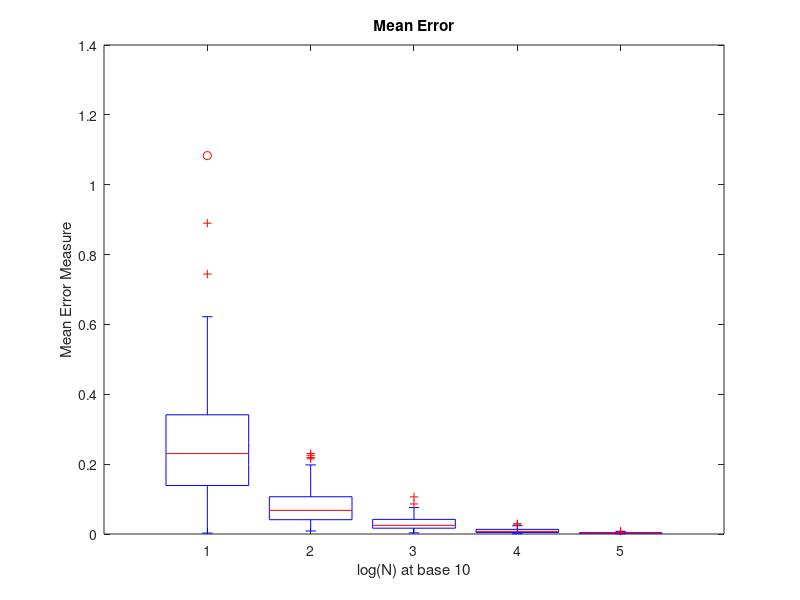
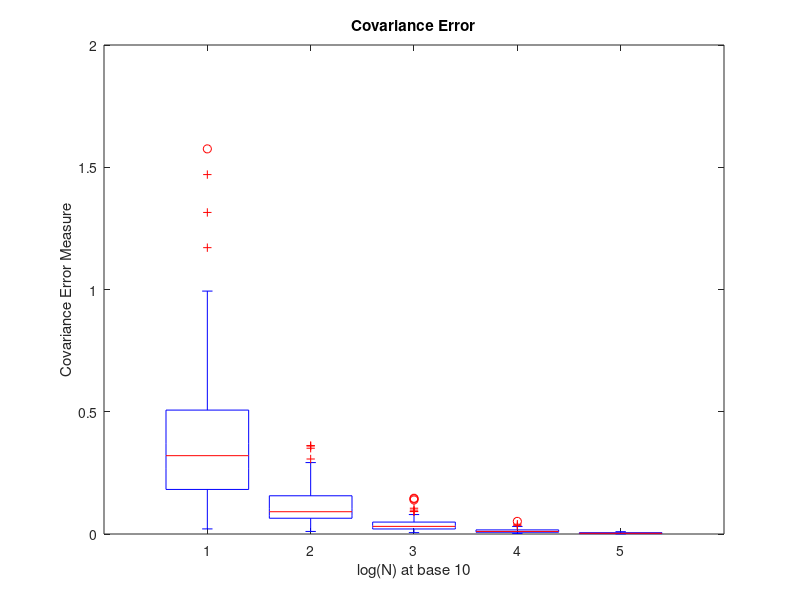
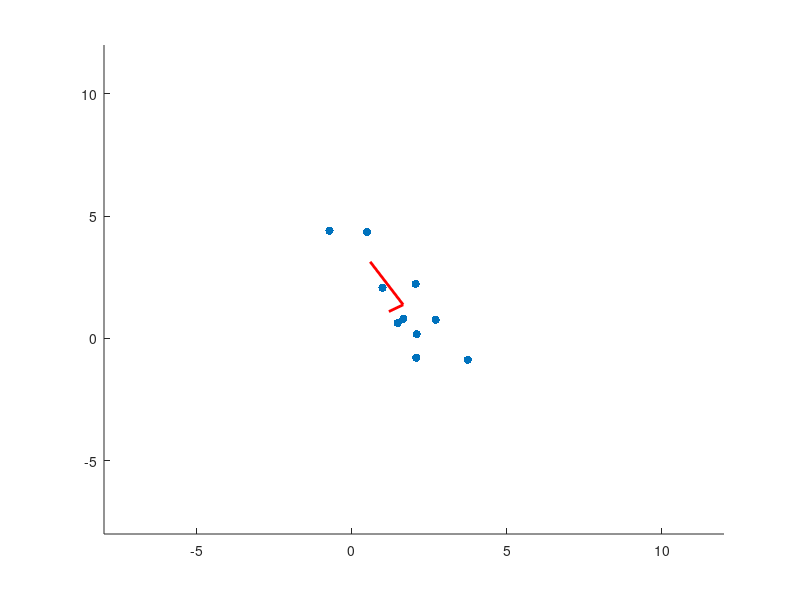
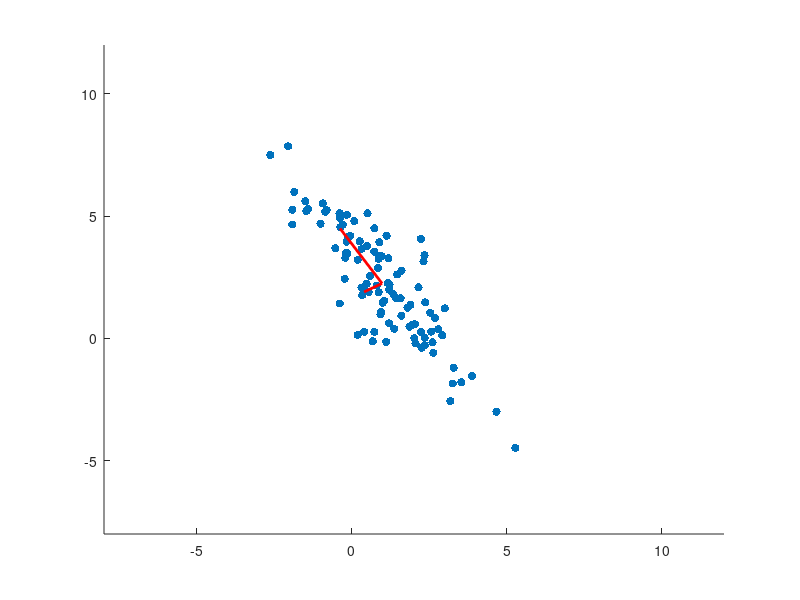

Recreate these plots in MATLAB, in order.
rng(0);

set(0,'DefaultFigureVisible','on')

N = [10,100,1000,10000,100000]; % Number of Observations 

mu = [1;2]; % Mean

cov_matrix=[1.6250,-1.9486;-1.9486,3.8750]; % Covariance Matrix

% Calculating matrix A such that A(A')=C
a = sqrt(1.6250);
b = -1.9486/a;
c = sqrt(3.8750-b.*b);

A = [a,0;b,c]; % AA' = C 

errors_mean = zeros(5,100);
errors_var = zeros(5,100);

for i=1:5
    
    for j=1:100
        gen = A*randn(2,N(1,i))+mu; % Generated values
        estimate_mean = sum(gen,2)/N(1,i); % Estimated Mean
        estimate_variance = (gen-estimate_mean)*((gen-estimate_mean).')/(N(1,i)); % Estimated Variance

        err_mean = norm(mu-estimate_mean)/norm(mu); % Error in Estimated Mean
        err_cov = norm(cov_matrix-estimate_variance,'fro')/norm(cov_matrix,'fro'); % Error in Estimated Covariance Matrix 

        errors_mean(i,j) = err_mean;
        errors_var(i,j) = err_cov;
    end

end

fig1=figure();
boxplot(errors_mean.')
xlabel('log(N) at base 10')
ylabel('Mean Error Measure')
title('Mean Error')
%saveas(fig1,'Q2_MeanError.png')

fig2=figure();
boxplot(errors_var.')
xlabel('log(N) at base 10')
ylabel('Covariance Error Measure')
title('Covariance Error')
%saveas(fig2,'Q2_CovarianceError.png')

for i=1:5
    gen = A*randn(2,N(1,i))+mu; % Generated values
    estimate_mean = sum(gen,2)/N(1,i); % Estimated Mean
    estimate_variance = (gen-estimate_mean)*((gen-estimate_mean).')/(N(1,i)); % Estimated Variance
    [eigenvectors,eigenvalues] = eig(estimate_variance);

    figure;
    scatter(gen(1,:),gen(2,:),'filled');
    xlim([-8 12])
    ylim([-8 12])
    stx = estimate_mean(1,1);
    sty = estimate_mean(2,1);
    end1mat = (eigenvectors(:,1).*sqrt(eigenvalues(1,1)))+estimate_mean;
    end2mat = (eigenvectors(:,2).*sqrt(eigenvalues(2,2)))+estimate_mean;

    line([stx end1mat(1,1)],[sty end1mat(2,1)],'Color','red','LineWidth',2)
    line([stx end2mat(1,1)],[sty end2mat(2,1)],'Color','red','LineWidth',2)    
end